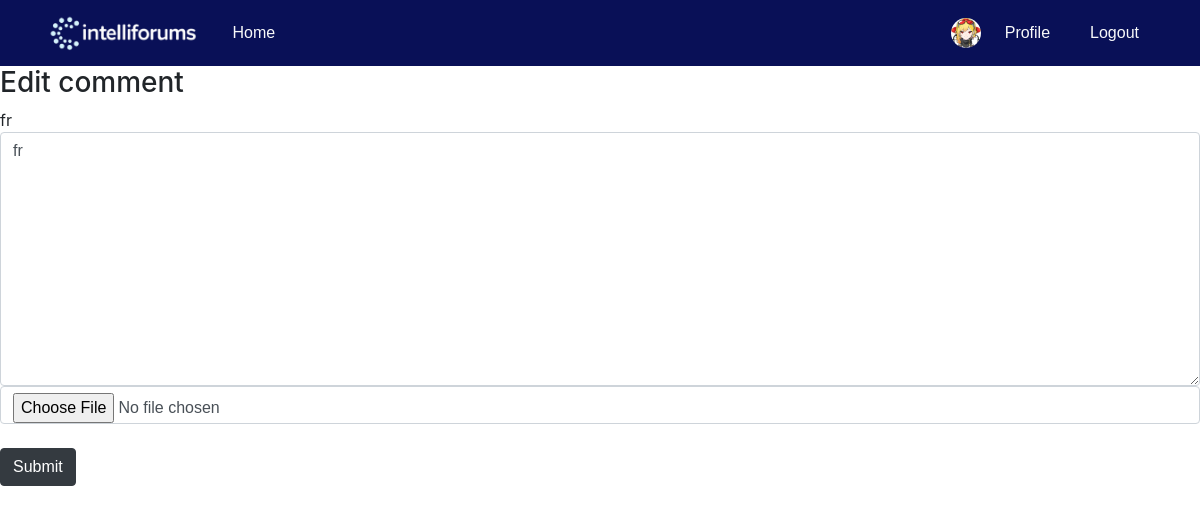
Screenshot of /edit_comment/40/14 (signed in) with the database file from the repository.
### blog/models.py (models this page shows, shortened)
class User(AbstractBaseUser, PermissionsMixin):
    username = models.CharField(max_length=100, unique=True)
    picture = models.ImageField(
        upload_to='profile/',
        default='profile/blank-profile-picture-973460_128012234212.png',
        blank=True,
    )
    is_active = models.BooleanField(default=True)
    is_staff = models.BooleanField(default=False)
    is_banned = models.BooleanField(default=False)
    USERNAME_FIELD = 'username'
    objects = UserManager()

class User_UserPost(models.Model):
    user_post_ref = models.ForeignKey(UserPost, on_delete=models.CASCADE)
    user_ref = models.ForeignKey(User, on_delete=models.CASCADE)
    class Meta:
        abstract = True

class Comment(User_UserPost):
    content = models.TextField(blank=True, null=True)
    created_at = models.DateTimeField(auto_now_add=True)
    image = models.ImageField(upload_to=upload_path, blank=True, null=True)

### blog/views.py (the view)
# urls.py: path('edit_comment/<int:comment_id>/<int:user_post_id>',
def edit_comment(request, comment_id, user_post_id):
    banned_response = banned_propagator(request)
    if banned_response:
        return banned_response
    comment = get_object_or_404(Comment, id=comment_id)
    form = CommentForm(instance=comment)
    if request.method == 'POST':
        form = CommentForm(request.POST, instance=comment)
        if form.is_valid:
            form.save()
            return redirect(reverse('post_detail', args=[user_post_id, 1]))
    return render(request, 'edit_comment.html', {
        'form': form,
        'comment': comment,
        'user_post_id': user_post_id,
    })

### blog/forms.py
class CommentForm(forms.ModelForm):
    class Meta:
        model = Comment
        fields = ['content', 'image']
        widgets = {
            'content': forms.Textarea(
                attrs={
                    'class': 'form-control',
                    'placeholder': 'Enter your comment',
                }
            ),
            'image': forms.ClearableFileInput(
                attrs={
                    'class': 'form-control',
                }
            )
        }
        labels = {
            'content': 'Content',
            'image': 'Image'
        }

### blog/views.py (called while the page is built)
def banned_propagator(request):
    if request.user.is_authenticated and request.user.bans_received.exists():
        userban = request.user.bans_received.first()
        return render(request, 'banned.html', {
            'userban': userban,
        })
    return None

### blog/templates/edit_comment.html (shortened to what this page needs)
<!DOCTYPE html>
<html lang="en">
<head>
    {% load static %}
    <link rel="stylesheet" href="{% static 'blog/css/global.css' %}">
</head>
<body>
    {% include 'header.html' %}
    <h3>Edit comment</h3>
    {{ comment.content }}
    <form action="" method="post" enctype="multipart/form-data">
        {{ form.content }}
        {{ form.image }}
        <br>
        <button type="submit" class="btn btn-dark">Submit</button>
    </form>
</body>
</html>

### blog/templates/header.html (shortened to what this page needs)
<!DOCTYPE html>
<html lang="en">
<head>
    {% load static %}
    <link rel="stylesheet" href="https://cdn.jsdelivr.net/npm/bootstrap@4.1.3/dist/css/bootstrap.min.css">
    <link rel="stylesheet" href="https://cdnjs.cloudflare.com/ajax/libs/font-awesome/5.12.0-2/css/all.min.css" />
    <link rel="stylesheet" href="{% static 'blog/css/global.css' %}">
</head>
<body>
    <link rel="stylesheet" href="{% static 'blog/css/header.css' %}">
    <nav class="navbar">
        <div class="container d-flex justify-content-between align-items-center">
            <div class="d-flex align-items-center">
                <img src="{% static 'images/logo.png' %}" alt="Logo" style="max-height:50px;">
                <a class="nav-link text-light ml-3" href="/">Home</a>
            </div>
            <div class="d-flex align-items-center">
            {% if current_user %}
                {% if current_user.is_authenticated %}
                    <img src="{{ current_user.picture.url }}" alt="Profile Picture" class="profile-img" style="height:30px;width:30px;border-radius:50%;">
                    {% if current_user.is_staff %}
                    <a class="nav-link text-light ml-2" href="/adminpanel/">Admin</a>
                    {% endif %}
                    <a class="nav-link text-light ml-2" href="/profile/{{current_user.id}}">Profile</a>
                    <a class="nav-link text-light ml-2" href="{% url 'logout' %}">Logout</a>
                {% else %}
                    <a class="nav-link text-light" href="/login/">Login</a>
                    <a class="nav-link text-light ml-2" href="/register/">Register</a>
                {% endif %}
            {% else %}
                {% if user.is_authenticated %}
                    <img src="{{ user.picture.url }}" alt="Profile Picture" class="profile-img" style="height:30px;width:30px;border-radius:50%;">
                    <a class="nav-link text-light ml-2" href="/profile/{{user.id}}">Profile</a>
                    <a class="nav-link text-light ml-2" href="{% url 'logout' %}">Logout</a>
                {% else %}
                    <a class="nav-link text-light" href="/login/">Login</a>
                    <a class="nav-link text-light ml-2" href="/register/">Register</a>
                {% endif %}
            {% endif %}
            </div>
        </div>
    </nav>
</body>
</html>

### blog/static/blog/css/global.css (style rules this page uses)
* { font-family: Verdana, Geneva, Tahoma, sans-serif; }

### blog/static/blog/css/header.css (style rules this page uses)
nav { background-color: #091057; }
.profile-img { max-width: 50px !important; max-height: 50px !important; border-radius: 50% !important; }

### rows the page displays
User: picture (picture)
Comment: content "fr"
